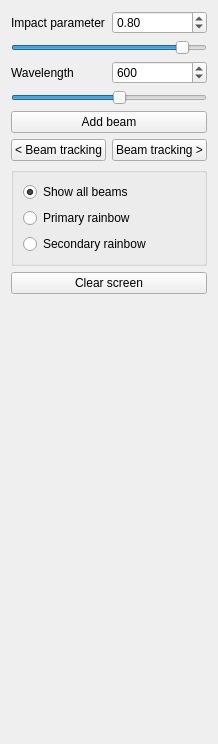
          <widget class="QWidget" name="page1">
           <property name="sizePolicy">
            <sizepolicy hsizetype="Minimum" vsizetype="Preferred">
             <horstretch>0</horstretch>
             <verstretch>0</verstretch>
            </sizepolicy>
           </property>
           <layout class="QVBoxLayout" name="verticalLayout_5">
            <item>
             <layout class="QHBoxLayout" name="hLayout_dist_page1">
              <item>
               <widget class="QLabel" name="label_dist_page1">
                <property name="text">
                 <string>Impact parameter</string>
                </property>
               </widget>
              </item>
              <item>
               <widget class="QDoubleSpinBox" name="doubleSpinBox_dist_page1">
                <property name="decimals">
                 <number>2</number>
                </property>
                <property name="minimum">
                 <double>-0.990000000000000</double>
                </property>
                <property name="maximum">
                 <double>0.990000000000000</double>
                </property>
                <property name="singleStep">
                 <double>0.010000000000000</double>
                </property>
                <property name="value">
                 <double>0.800000000000000</double>
                </property>
               </widget>
              </item>
             </layout>
            </item>
            <item>
             <widget class="QSlider" name="horizontalSlider_dist_page1">
              <property name="sizePolicy">
               <sizepolicy hsizetype="Minimum" vsizetype="Fixed">
                <horstretch>0</horstretch>
                <verstretch>0</verstretch>
               </sizepolicy>
              </property>
              <property name="minimum">
               <number>-99</number>
              </property>
              <property name="sliderPosition">
               <number>80</number>
              </property>
              <property name="orientation">
               <enum>Qt::Orientation::Horizontal</enum>
              </property>
             </widget>
            </item>
            <item>
             <layout class="QHBoxLayout" name="hLayout_wave_page1">
              <item>
               <widget class="QLabel" name="label_wave_page1">
                <property name="text">
                 <string>Wavelength</string>
                </property>
               </widget>
              </item>
              <item>
               <widget class="QSpinBox" name="spinBox_wave_page1">
                <property name="minimum">
                 <number>400</number>
                </property>
                <property name="maximum">
                 <number>760</number>
                </property>
                <property name="value">
                 <number>600</number>
                </property>
               </widget>
              </item>
             </layout>
            </item>
            <item>
             <widget class="QSlider" name="horizontalSlider_wave_page1">
              <property name="sizePolicy">
               <sizepolicy hsizetype="Minimum" vsizetype="Fixed">
                <horstretch>0</horstretch>
                <verstretch>0</verstretch>
               </sizepolicy>
              </property>
              <property name="minimum">
               <number>400</number>
              </property>
              <property name="maximum">
               <number>760</number>
              </property>
              <property name="value">
               <number>600</number>
              </property>
              <property name="sliderPosition">
               <number>600</number>
              </property>
              <property name="orientation">
               <enum>Qt::Orientation::Horizontal</enum>
              </property>
             </widget>
            </item>
            <item>
             <widget class="QPushButton" name="pushButton_addBeam_page1">
              <property name="text">
               <string>Add beam</string>
              </property>
             </widget>
            </item>
            <item>
             <layout class="QHBoxLayout" name="hLayout_beamControls_page1">
              <item>
               <widget class="QPushButton" name="pushButton_beamPrev_page1">
                <property name="text">
                 <string>&lt; Beam tracking</string>
                </property>
               </widget>
              </item>
              <item>
               <widget class="QPushButton" name="pushButton_beamNext_page1">
                <property name="text">
                 <string>Beam tracking &gt;</string>
                </property>
               </widget>
              </item>
             </layout>
            </item>
            <item>
             <widget class="QGroupBox" name="groupBox_rainbows_page1">
              <property name="title">
               <string/>
              </property>
              <layout class="QVBoxLayout" name="verticalLayout_2">
               <item>
                <widget class="QRadioButton" name="radioButton_all_beams_page1">
                 <property name="text">
                  <string>Show all beams</string>
                 </property>
                 <property name="checked">
                  <bool>true</bool>
                 </property>
                </widget>
               </item>
               <item>
                <widget class="QRadioButton" name="radioButton_1rainbow_page1">
                 <property name="text">
                  <string>Primary rainbow</string>
                 </property>
                </widget>
               </item>
               <item>
                <widget class="QRadioButton" name="radioButton_2rainbow_page1">
                 <property name="text">
                  <string>Secondary rainbow</string>
                 </property>
                </widget>
               </item>
              </layout>
             </widget>
            </item>
            <item>
             <widget class="QPushButton" name="pushButton_clear_screen_page1">
              <property name="text">
               <string>Clear screen</string>
              </property>
             </widget>
            </item>
            <item>
             <spacer name="vSpacer_page1">
              <property name="orientation">
               <enum>Qt::Orientation::Vertical</enum>
              </property>
              <property name="sizeHint" stdset="0">
               <size>
                <width>20</width>
                <height>439</height>
               </size>
              </property>
             </spacer>
            </item>
           </layout>
          </widget>
